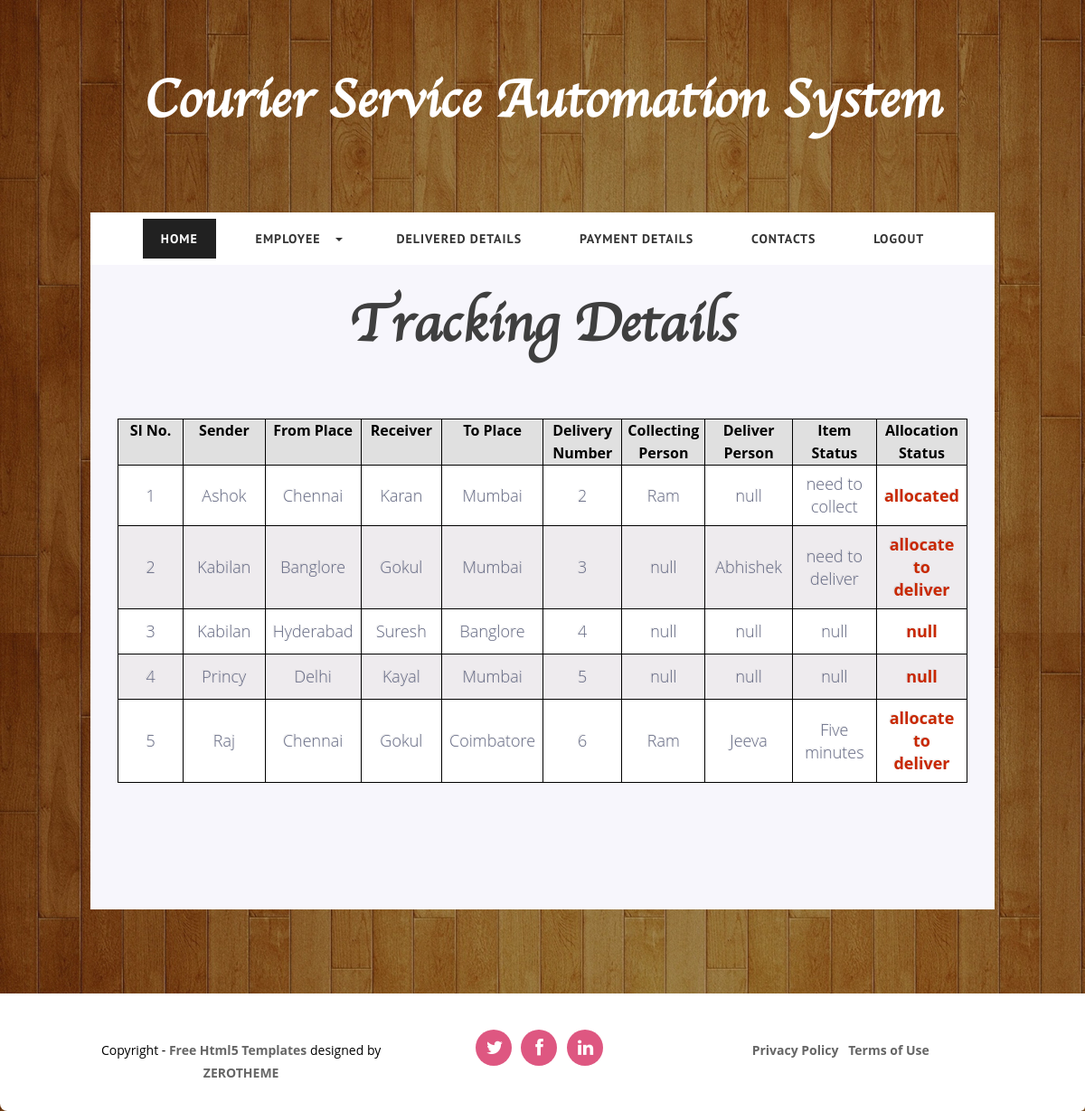
Screenshot of /PHP/CourierServiceAutomationSystem/Home.php (signed in) with the database file from the repository.
### tables this page shows
CREATE TABLE IF NOT EXISTS `delivery_item_management` (
  `table_id` int(20) NOT NULL AUTO_INCREMENT,
  `sender` varchar(50) NOT NULL,
  `sender_address` varchar(200) NOT NULL,
  `receiver` varchar(50) NOT NULL,
  `receiver_address` varchar(200) NOT NULL,
  `delivery_id` varchar(20) NOT NULL,
  `collecting_person_name` varchar(50) NOT NULL,
  `collecting_datetime` varchar(50) NOT NULL,
  `delevery_person_name` varchar(50) NOT NULL,
  `delivering_datetime` varchar(50) NOT NULL,
  `delivery_status` text NOT NULL,
  `user_intimation_status` varchar(100) NOT NULL,
  PRIMARY KEY (`table_id`)
);

### PHP/CourierServiceAutomationSystem/Home.php (the view, shortened to what this page needs)
<!DOCTYPE html>
<html lang="en">
<head>
  	<link rel="stylesheet" href="css/zerogrid.css">
	<link rel="stylesheet" href="css/style.css">
	<link rel="stylesheet" href="css/lightbox.css">
	<link rel="stylesheet" href="mystyle.css">
	<link rel="stylesheet" href="mystyle1.css">
    <link href="font-awesome/css/font-awesome.min.css" rel="stylesheet" type="text/css">
	<link rel="stylesheet" href="css/menu.css">
</head>
<body>
<div class="wrap-body">
	<header class="zerogrid">
		<div class="logo">
			<h1>Courier Service Automation System</h1>
		</div>
		<div id='cssmenu' class="align-center">
			<ul>
			   <li class="active"><a href='Home.php'><span>Home</span></a></li>
			   <li class=' has-sub'><a href='viewManagementEmployee.php'><span>Employee</span></a>
			   </li>
			   <li><a href='deliveredDetails.php'><span>Delivered Details</span></a></li>
			  <li><a href='paymentDetails.php'><span>Payment Details	</span></a></li>
			   <li><a href='contact.php'><span>Contacts</span></a></li>
			   <li class='last'><a href='logout.php'><span>Logout</span></a></li>
			</ul>
		</div>
	</header>
		<section id="container">
			<div class="wrap-container">
			<div id="main-content">
					<div class="wrap-content zerogrid ">
						<article class="background-gray">
							<div class="art-header">
								<h1>Tracking Details</h1>
							</div>
							<div class="art-content">
								<div class="row">
									<table class="tablestyle">
										<tr>
											<th style="border:1px solid black">Sl No.</th>
											<th style="border:1px solid black">Sender</th>
											<th style="border:1px solid black">From Place</th>
											<th style="border:1px solid black">Receiver</th>
											<th style="border:1px solid black">To Place</th>
											<th style="border:1px solid black">Delivery Number</th>
											<th style="border:1px solid black">Collecting Person</th>
											<th style="border:1px solid black">Deliver Person</th>
											<th style="border:1px solid black">Item Status</th>
											<th style="border:1px solid black">Allocation Status</th>
										</tr>
										<?php
										$strr="Delivered";
										$quer=mysql_query("SELECT * FROM delivery_item_management WHERE delivery_status!='".$strr."'");
										$s=1;
										while($row=mysql_fetch_array($quer))
										{
											?>
											<tr>
											<td style="border:1px solid black"><?= $s;?></td>
											<td style="border:1px solid black"><?= $row['sender'];?></td>
											<td style="border:1px solid black"><?= $row['sender_address'];?></td>
											<td style="border:1px solid black"><?= $row['receiver'];?></td>
											<td style="border:1px solid black"><?= $row['receiver_address'];?></td>
											<td style="border:1px solid black"><?= $row['delivery_id'];?></td>
											<td style="border:1px solid black"><?= $row['collecting_person_name'];?></td>
											<td style="border:1px solid black"><?= $row['delevery_person_name'];?></td>
											<td style="border:1px solid black"><?= $row['delivery_status'];?></td>
											<td style="border:1px solid black"><a href="allocat_person.php?id=<?= $row['table_id'];?>&&sen=<?= $row['sender_address'] ?>&&rec=<?= $row['receiver_address'] ?>"><?= $row['user_intimation_status'];?></a></td>
											<?php
											++$s;
										}
										?>
										</tr>
									</table>
							</div>
						<div class="col-1-2">
							<div class="wrap-col">
								<div class="row">
									<div class="t-center" style="padding-top: 30px;">
									</div>
								</div>
							</div>
						</div>
					</div>
				</div>
			</div>
		</div>
	</section>
		<hr class="line">
		<footer>
			<div class="wrap-footer">
				<div class="zerogrid">
					<div class="row">
						<div class="col-1-3">
							<div class="wrap-col">
								<p>Copyright - <a href="http://www.zerotheme.com" target="_blank" rel="nofollow">Free Html5 Templates</a> designed by <a href="http://www.zerotheme.com" target="_blank" rel="nofollow">ZEROTHEME</a></p>
							</div>
						</div>
						<div class="col-1-3">
							<div class="wrap-col">
								<ul class="social-buttons">
									<li><a href="#"><i class="fa fa-twitter"></i></a>
									</li>
									<li><a href="#"><i class="fa fa-facebook"></i></a>
									</li>
									<li><a href="#"><i class="fa fa-linkedin"></i></a>
									</li>
								</ul>
							</div>
						</div>
						<div class="col-1-3">
							<div class="wrap-col">
								<ul class="quick-link">
									<li><a href="#">Privacy Policy</a></li>
									<li><a href="#">Terms of Use</a></li>
								</ul>
							</div>
						</div>
					</div>
				</div>
			</div>
		</footer>
</div>
</body>
</html>

### PHP/CourierServiceAutomationSystem/css/zerogrid.css (style rules this page uses)
.zerogrid { width: 1000px; position: relative; margin: 0 auto; padding: 0px; }
.zerogrid:after { content: "\0020"; display: block; height: 0; clear: both; visibility: hidden; }
.zerogrid .row:before,.row:after { content: '\0020'; display: block; overflow: hidden; visibility: hidden; width: 0; height: 0; }
.zerogrid .row:after { clear: both; }
.zerogrid .row { zoom: 1; }
.zerogrid .wrap-col { margin:10px; }
.zerogrid .col-1-2, .zerogrid .col-1-3, .zerogrid .col-2-3, .zerogrid .col-1-4, .zerogrid .col-2-4, .zerogrid .col-3-4, .zerogrid .col-1-5, .zerogrid .col-2-5, .zerogrid .col-3-5, .zerogrid .col-4-5, .zerogrid .col-1-6, .zerogrid .col-2-6, .zerogrid .col-3-6, .zerogrid .col-4-6, .zerogrid .col-5-6 { float:left; display: inline-block; }
.zerogrid .col-1-2,.zerogrid .col-1-2-fixed { width:50%; }
.zerogrid .col-1-3,.zerogrid .col-1-3-fixed { width:33.33%; }

### PHP/CourierServiceAutomationSystem/css/style.css (style rules this page uses)
a,abbr,acronym,address,applet,article,aside,audio,b,blockquote,big,body,center,canvas,caption,cite,code,command,datalist,dd,del,details,dfn,dl,div,dt,em,embed,fieldset,figcaption,figure,font,footer,form,h1,h2,h3,h4,h5,h6,header,hgroup,html,i,iframe,img,ins,kbd,keygen,label,legend,li,meter,nav,object,ol,output,p,pre,progress,q,s,samp,section,small,span,source,strike,strong,sub,sup,table,tbody,tfoot,thead,th,tr,tdvideo,tt,u,ul,var { background:transparent;border:0 none;font-size:100%;margin:0;padding:0;border:0;outline:0;vertical-align:top; }
ol, ul { list-style:none; }
table, table td { padding:0;border:none;border-collapse:collapse; }
article, aside, audio, canvas, command, datalist, details, embed, figcaption, figure, footer, header, hgroup, keygen, meter, nav, output, progress, section, source, video { display:block; }
* { -webkit-box-sizing: border-box; -moz-box-sizing: border-box; box-sizing: border-box; }
html { -webkit-text-size-adjust: none; }
a { color: #c82801;text-decoration: none;font-weight: bold; }
h1, h2 { font-size: 25px;line-height: 30px; }
p { margin: 10px 0; }
.t-center { text-align: center; }
.post:after, .post:before, article:after, article:before, section:after, section:before { clear: both; content: '\0020'; display: block; visibility: hidden; width: 0; height: 0; }
hr { border: 0;height: 3px;margin: 20px auto; }
html, body { width:100%; padding:0; margin:0; }
body { font: 14px/25px Arial, Helvetica, sans-serif;font-family: 'Open Sans', sans-serif;background: #F6F6F5 url("../images/bg.jpg") repeat 0 0; }
header { text-align: center; }
header .logo { color: #fff;padding: 45px 0 30px; }
.background-gray { background:#F7F6FC; }
#main-content .wrap-content { padding: 0px 0 50px; }
article { background: #ffffff; color: #3F3F3F; padding: 10px;text-align: center; }
article:after, article:before { clear: both; content: '\0020'; display: block; visibility: hidden; width: 0; height: 0; }
article .art-header { padding: 40px 0 20px; }
article .art-content { padding: 20px; }
footer { text-align: center; }
footer .wrap-footer { background-color: #fff;padding: 30px 0 20px;position: relative;border-bottom-right-radius:5px;border-bottom-left-radius:8px; }
footer a { color:#666; }
footer p { margin-top: 20px; }
footer ul li { display: inline-block;margin-right: 7px; }
footer ul.social-buttons li a { padding: 10px 12px;display: block;width: 40px;height: 40px;border-radius: 50%;font-size: 20px;line-height: 40px;color: #ffffff;background-color: #DE5781;transition-duration: 0.3s; }
footer ul.quick-link li { margin-top: 10px; }

### PHP/CourierServiceAutomationSystem/css/lightbox.css (style rules this page uses)
body:after { content: url(../images/close.png) url(../images/loading.gif) url(../images/prev.png) url(../images/next.png); display: none; }

### PHP/CourierServiceAutomationSystem/mystyle.css (style rules this page uses)
* { margin:0px; spacing:0px; }
article h1 { font-family: heading-font; font-size:60px; text-transform:capitalize; }
.tablestyle th { background:#e0e0e0; color:#000000; width:100px; }
.tablestyle tr { border-top: 1px solid #C1C3D1; color:#666B85; font-size:16px; font-weight:normal; text-shadow: 0 1px 1px rgba(256, 256, 256, 0.1); }
.tablestyle tr:first-child { border-top:none; }
.tablestyle tr:last-child { border-bottom:none; }
.tablestyle tr:nth-child(odd) td { background:#EEEBEE; }
.tablestyle tr:last-child td:first-child { border-bottom-left-radius:3px; }
.tablestyle tr:last-child td:last-child { border-bottom-right-radius:3px; }
.tablestyle td { background:#FFFFFF; padding:8px; text-align:left; vertical-align:middle; font-weight:300; font-size:18px; text-align:center; text-shadow: -1px -1px 1px rgba(0, 0, 0, 0.1); border-right: 1px solid #C1C3D1; }
.tablestyle td:last-child { border-right: 0px; }

### rows the page displays
delivery_item_management: sender "Ashok", sender_address "Chennai", receiver "Karan", receiver_address "Mumbai", delivery "2", collecting_person_name "Ram", delevery_person_name "null", delivery_status "need to collect", user_intimation_status "allocated"
delivery_item_management: sender "Kabilan", sender_address "Banglore", receiver "Gokul", receiver_address "Mumbai", delivery "3", collecting_person_name "null", delevery_person_name "Abhishek", delivery_status "need to deliver", user_intimation_status "allocate to deliver"
delivery_item_management: sender "Kabilan", sender_address "Hyderabad", receiver "Suresh", receiver_address "Banglore", delivery "4", collecting_person_name "null", delevery_person_name "null", delivery_status "null", user_intimation_status "null"
delivery_item_management: sender "Princy", sender_address "Delhi", receiver "Kayal", receiver_address "Mumbai", delivery "5", collecting_person_name "null", delevery_person_name "null", delivery_status "null", user_intimation_status "null"
delivery_item_management: sender "Raj", sender_address "Chennai", receiver "Gokul", receiver_address "Coimbatore", delivery "6", collecting_person_name "Ram", delevery_person_name "Jeeva", delivery_status "Five minutes", user_intimation_status "allocate to deliver"
